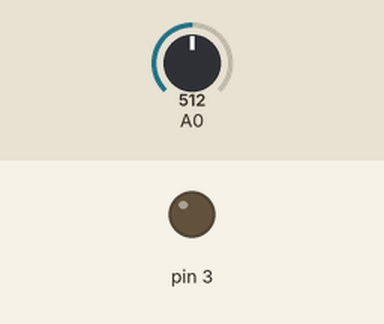
A sketch run on a simulated Arduino Uno, built with avr-gcc and run on an emulated ATmega328P. Shown: output pins drawn as LEDs (lit = HIGH). Inputs (shaded band) come from the test bench; at power-on: A0 = 512.

Above: at 1.2 s.
1.3 s: A0 set to 607
2.8 s: A0 set to 628
At 3.9 s:
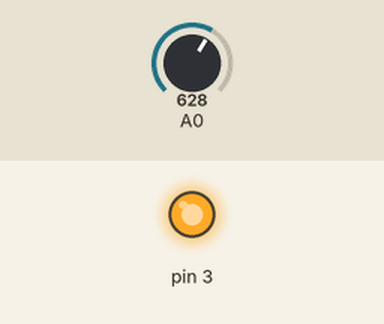
4.3 s: A0 set to 511
At 5.1 s:
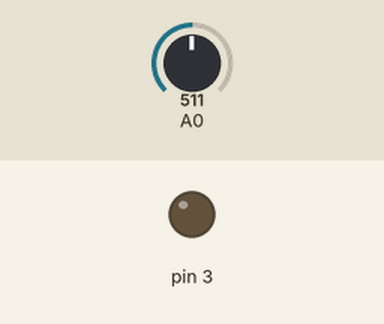
5.8 s: A0 set to 716
At 6.2 s:
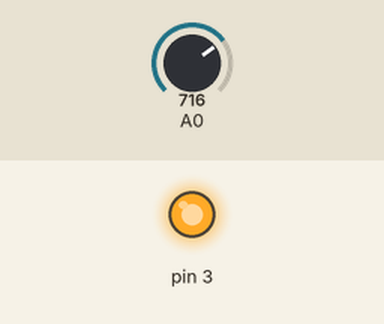
Timing chart, 0 to 8.3 s (numbered marks = the images above; inputs shaded):
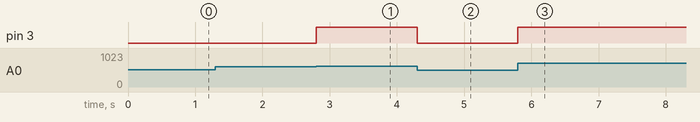

Measured:
- the behaviour switches between 614 and 615 on A0 (found by bisection; images 0 and 1)
- after the input at 1.3 s, every drawn part: stays the same
- after the input at 2.8 s, pin 3: LOW → HIGH at once
- after the input at 4.3 s, pin 3: HIGH → LOW at once
- after the input at 5.8 s, pin 3: LOW → HIGH at once

The sketch:

fotorresistor.ino
```cpp
// C++ code
//
void setup()
{
  pinMode(A0, INPUT);
  pinMode(3, OUTPUT);
  Serial.begin(9600);
}

void loop()
{
  float resistorVal = analogRead(A0) * (5.0/1024.0);
  if(resistorVal > 3){
    digitalWrite(3, HIGH);
  }else{
    digitalWrite(3, LOW);
  }
}
```
